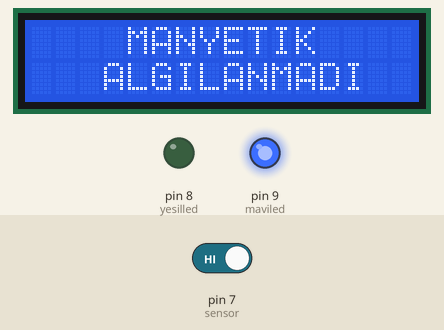
Simulated run of this sketch. Board: Arduino Uno, built with avr-gcc and run on an emulated ATmega328P. Shown: 16×2 character LCD, output pins drawn as LEDs (lit = HIGH). Inputs (shaded band) come from the test bench; at power-on: pin 7 (sensor) HIGH.

Above: at 1.2 s.
1.3 s: pin 7 (sensor) driven LOW
At 1.52 s:
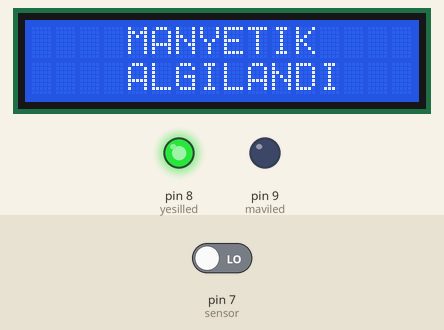
3.1 s: pin 7 (sensor) driven HIGH
At 3.44 s:
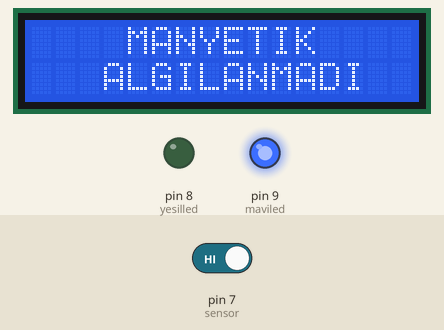
Timing chart, 0 to 6.1 s (numbered marks = the images above; inputs shaded):
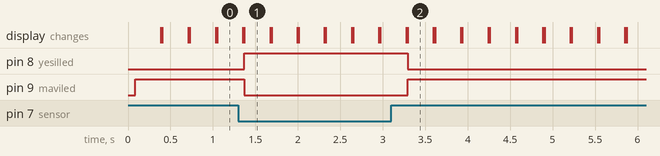

Measured:
- after the input at 1.3 s, pin 8 (yesilled): LOW → HIGH after 0.07 s; pin 9 (maviled): HIGH → LOW after 0.07 s; the display: first differs from a run without the input after 0.07 s (image 1)
- after the input at 3.1 s, pin 8 (yesilled): HIGH → LOW after 0.19 s; pin 9 (maviled): LOW → HIGH after 0.19 s; the display: first differs from a run without the input after 0.19 s (image 2)

The sketch:

KY-003_Hall_Effect_Manyetik_Sens_r__Kullan_m_.ino
```cpp
//------------------------------------------------------------//
//--------------------------OKTAY ALA-------------------------//
//---Arduino | KY-003 Hall Effect Manyetik Sensörü Kullanımı--//
//------------------------------------------------------------//

  //LCD Ekranımızın kütüphane tanımlanasını yapıyoruz
#include <LiquidCrystal_I2C.h>

  //Ekran ile sensör arasında oluşacak haberleşme için wire kütüphanesini tanımlıyoruz
#include <Wire.h>


  //I2C LCD Ekranın çalışması için kütüphane verilerini çağırıyoruz
LiquidCrystal_I2C lcd = LiquidCrystal_I2C(0x27, 16, 2);

  //Sensörün bağlı olduğu dijital pini tanımlıyoruz
const int sensor = 7;

  //Ledlerin bağlı olduğu pinleri tanımlıyoruz
const int yesilled = 8;
const int maviled = 9;

void setup()
{
  //Seri haberleşme portunu açıyoruz
  Serial.begin(9600);

  //Pinlerin giriş/çıkış pin durumlarını tanımlıyoruz
  pinMode(sensor, INPUT);
  pinMode(yesilled, OUTPUT);
  pinMode(maviled, OUTPUT);

  //Ekranın çalışması için gereken kodları belirtiyoruz
  lcd.init();
  lcd.backlight();
}

void loop()
{

  if (digitalRead(sensor) == LOW)
  {
    //Eğer sensör üzerinden veri gelirse ekranda "Manyetik Algılandı" yazısı yazacak ve yeşil led yanacak
    lcd.setCursor(4, 0);
    lcd.print("MANYETIK");

    lcd.setCursor(4, 1);
    lcd.print("ALGILANDI");

    digitalWrite(maviled, LOW);
    digitalWrite(yesilled, HIGH);
    delay(300);

    lcd.clear();
  }

  else if (digitalRead(sensor) == HIGH)
  {

    //Eğer sensör üzerinden veri gelmezse "Manyetik Algılanmadı" yazısı yazacak ve mavi led yanacak
    lcd.setCursor(4, 0);
    lcd.print("MANYETIK");

    lcd.setCursor(3, 1);
    lcd.print("ALGILANMADI");

    digitalWrite(maviled, HIGH);
    digitalWrite(yesilled, LOW);
    delay(300);

    lcd.clear();
  }
}
```
